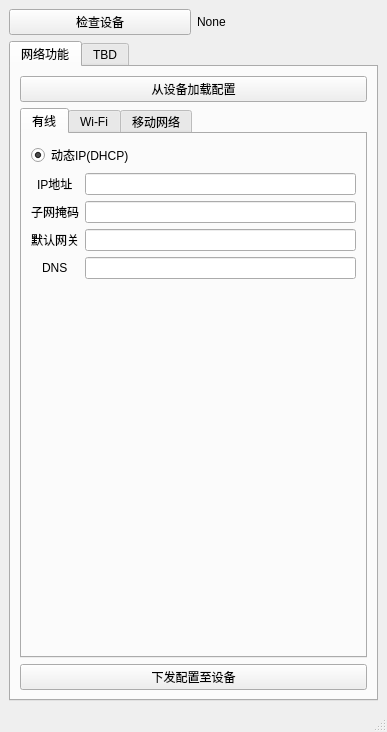
<?xml version="1.0" encoding="UTF-8"?>
<ui version="4.0">
 <class>TUMCONF</class>
 <widget class="QMainWindow" name="TUMCONF">
  <property name="geometry">
   <rect>
    <x>0</x>
    <y>0</y>
    <width>387</width>
    <height>732</height>
   </rect>
  </property>
  <property name="windowTitle">
   <string>传输单元配置工具</string>
  </property>
  <widget class="QWidget" name="centralwidget">
   <layout class="QVBoxLayout" name="verticalLayout_2">
    <item>
     <layout class="QHBoxLayout" name="horizontalLayout">
      <item>
       <widget class="QPushButton" name="btnCheckDevice">
        <property name="text">
         <string>检查设备</string>
        </property>
       </widget>
      </item>
      <item>
       <widget class="QLabel" name="lblDeviceID">
        <property name="text">
         <string>None</string>
        </property>
       </widget>
      </item>
     </layout>
    </item>
    <item>
     <widget class="QTabWidget" name="tabWidget_2">
      <property name="currentIndex">
       <number>0</number>
      </property>
      <widget class="QWidget" name="tabNetwork">
       <attribute name="title">
        <string>网络功能</string>
       </attribute>
       <layout class="QVBoxLayout" name="verticalLayout">
        <item>
         <widget class="QPushButton" name="btnNetLoadConf">
          <property name="text">
           <string>从设备加载配置</string>
          </property>
         </widget>
        </item>
        <item>
         <widget class="QTabWidget" name="tabWidget">
          <property name="currentIndex">
           <number>0</number>
          </property>
          <widget class="QWidget" name="tabWired">
           <attribute name="title">
            <string>有线</string>
           </attribute>
           <layout class="QVBoxLayout" name="verticalLayout_3">
            <item>
             <widget class="QRadioButton" name="rbtnIsDHCPWired">
              <property name="text">
               <string>动态IP(DHCP)</string>
              </property>
              <property name="iconSize">
               <size>
                <width>30</width>
                <height>30</height>
               </size>
              </property>
              <property name="checked">
               <bool>true</bool>
              </property>
             </widget>
            </item>
            <item>
             <layout class="QFormLayout" name="formLayout_2">
              <property name="labelAlignment">
               <set>Qt::AlignCenter</set>
              </property>
              <property name="formAlignment">
               <set>Qt::AlignHCenter|Qt::AlignTop</set>
              </property>
              <item row="0" column="0">
               <widget class="QLabel" name="label_2">
                <property name="text">
                 <string>IP地址</string>
                </property>
               </widget>
              </item>
              <item row="0" column="1">
               <widget class="QLineEdit" name="txtWiredIPWired"/>
              </item>
              <item row="1" column="0">
               <widget class="QLabel" name="label_3">
                <property name="text">
                 <string>子网掩码</string>
                </property>
               </widget>
              </item>
              <item row="1" column="1">
               <widget class="QLineEdit" name="txtWiredMaskWired"/>
              </item>
              <item row="2" column="0">
               <widget class="QLabel" name="label_4">
                <property name="text">
                 <string>默认网关</string>
                </property>
               </widget>
              </item>
              <item row="2" column="1">
               <widget class="QLineEdit" name="txtWiredGatewayWired"/>
              </item>
              <item row="3" column="0">
               <widget class="QLabel" name="label_5">
                <property name="text">
                 <string>DNS</string>
                </property>
               </widget>
              </item>
              <item row="3" column="1">
               <widget class="QLineEdit" name="txtWiredDNSWired"/>
              </item>
             </layout>
            </item>
            <item>
             <spacer name="verticalSpacer_3">
              <property name="orientation">
               <enum>Qt::Vertical</enum>
              </property>
              <property name="sizeHint" stdset="0">
               <size>
                <width>20</width>
                <height>40</height>
               </size>
              </property>
             </spacer>
            </item>
           </layout>
          </widget>
          <widget class="QWidget" name="tabWifi">
           <attribute name="title">
            <string>Wi-Fi</string>
           </attribute>
           <layout class="QVBoxLayout" name="verticalLayout_4">
            <item>
             <layout class="QFormLayout" name="formLayout_4">
              <property name="labelAlignment">
               <set>Qt::AlignLeading|Qt::AlignLeft|Qt::AlignVCenter</set>
              </property>
              <property name="formAlignment">
               <set>Qt::AlignHCenter|Qt::AlignTop</set>
              </property>
              <item row="0" column="0">
               <widget class="QLabel" name="label_10">
                <property name="text">
                 <string>Wi-Fi名(SSID)</string>
                </property>
               </widget>
              </item>
              <item row="1" column="0">
               <widget class="QLabel" name="label_11">
                <property name="text">
                 <string>密码</string>
                </property>
               </widget>
              </item>
              <item row="0" column="1">
               <widget class="QLineEdit" name="txtSSID"/>
              </item>
              <item row="1" column="1">
               <widget class="QLineEdit" name="txtPasswordWifi"/>
              </item>
             </layout>
            </item>
            <item>
             <widget class="Line" name="line">
              <property name="orientation">
               <enum>Qt::Horizontal</enum>
              </property>
             </widget>
            </item>
            <item>
             <widget class="QRadioButton" name="rbtnIsDHCPWIFI">
              <property name="text">
               <string>动态IP(DHCP)</string>
              </property>
              <property name="iconSize">
               <size>
                <width>30</width>
                <height>30</height>
               </size>
              </property>
              <property name="checked">
               <bool>true</bool>
              </property>
             </widget>
            </item>
            <item>
             <layout class="QFormLayout" name="formLayout_3">
              <property name="labelAlignment">
               <set>Qt::AlignLeading|Qt::AlignLeft|Qt::AlignVCenter</set>
              </property>
              <property name="formAlignment">
               <set>Qt::AlignHCenter|Qt::AlignTop</set>
              </property>
              <item row="0" column="0">
               <widget class="QLabel" name="label_6">
                <property name="text">
                 <string>IP地址</string>
                </property>
               </widget>
              </item>
              <item row="1" column="0">
               <widget class="QLabel" name="label_7">
                <property name="text">
                 <string>子网掩码</string>
                </property>
               </widget>
              </item>
              <item row="2" column="0">
               <widget class="QLabel" name="label_8">
                <property name="text">
                 <string>默认网关</string>
                </property>
               </widget>
              </item>
              <item row="3" column="0">
               <widget class="QLabel" name="label_9">
                <property name="text">
                 <string>DNS</string>
                </property>
               </widget>
              </item>
              <item row="0" column="1">
               <widget class="QLineEdit" name="txtWiredIPWifi"/>
              </item>
              <item row="1" column="1">
               <widget class="QLineEdit" name="txtWiredMaskWifi"/>
              </item>
              <item row="2" column="1">
               <widget class="QLineEdit" name="txtWiredGatewayWifi"/>
              </item>
              <item row="3" column="1">
               <widget class="QLineEdit" name="txtWiredDNSWifi"/>
              </item>
             </layout>
            </item>
            <item>
             <spacer name="verticalSpacer_2">
              <property name="orientation">
               <enum>Qt::Vertical</enum>
              </property>
              <property name="sizeHint" stdset="0">
               <size>
                <width>20</width>
                <height>40</height>
               </size>
              </property>
             </spacer>
            </item>
           </layout>
          </widget>
          <widget class="QWidget" name="tabMobile">
           <attribute name="title">
            <string>移动网络</string>
           </attribute>
           <layout class="QVBoxLayout" name="verticalLayout_5">
            <item>
             <widget class="QLabel" name="label_12">
              <property name="text">
               <string>网络类型</string>
              </property>
             </widget>
            </item>
            <item>
             <widget class="QRadioButton" name="rbtnCMNET">
              <property name="text">
               <string>电信</string>
              </property>
             </widget>
            </item>
            <item>
             <widget class="QRadioButton" name="rbtnCMCC">
              <property name="text">
               <string>移动</string>
              </property>
             </widget>
            </item>
            <item>
             <widget class="QRadioButton" name="rbtnUNICOM">
              <property name="text">
               <string>联通</string>
              </property>
             </widget>
            </item>
            <item>
             <spacer name="verticalSpacer">
              <property name="orientation">
               <enum>Qt::Vertical</enum>
              </property>
              <property name="sizeHint" stdset="0">
               <size>
                <width>20</width>
                <height>40</height>
               </size>
              </property>
             </spacer>
            </item>
           </layout>
          </widget>
         </widget>
        </item>
        <item>
         <widget class="QPushButton" name="btnNetDownloadConf">
          <property name="text">
           <string>下发配置至设备</string>
          </property>
         </widget>
        </item>
       </layout>
      </widget>
      <widget class="QWidget" name="tabTBD">
       <attribute name="title">
        <string>TBD</string>
       </attribute>
      </widget>
     </widget>
    </item>
   </layout>
  </widget>
  <widget class="QMenuBar" name="menubar">
   <property name="geometry">
    <rect>
     <x>0</x>
     <y>0</y>
     <width>387</width>
     <height>22</height>
    </rect>
   </property>
  </widget>
  <widget class="QStatusBar" name="statusbar"/>
 </widget>
 <resources/>
 <connections/>
</ui>
